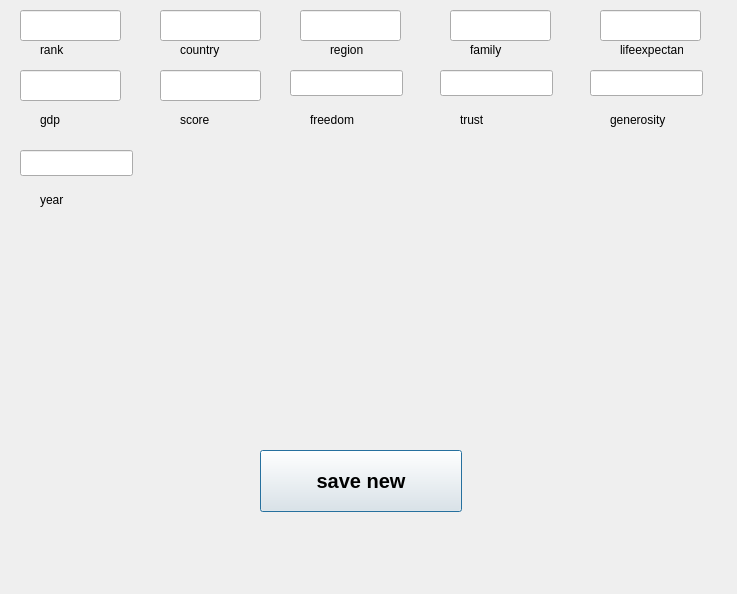
<?xml version="1.0" encoding="UTF-8"?>
<ui version="4.0">
 <class>AddWind</class>
 <widget class="QDialog" name="AddWind">
  <property name="geometry">
   <rect>
    <x>0</x>
    <y>0</y>
    <width>737</width>
    <height>594</height>
   </rect>
  </property>
  <property name="windowTitle">
   <string>Dialog</string>
  </property>
  <widget class="QLineEdit" name="happinessRank">
   <property name="geometry">
    <rect>
     <x>20</x>
     <y>10</y>
     <width>101</width>
     <height>31</height>
    </rect>
   </property>
   <property name="text">
    <string/>
   </property>
  </widget>
  <widget class="QPushButton" name="pushButton">
   <property name="geometry">
    <rect>
     <x>260</x>
     <y>450</y>
     <width>202</width>
     <height>62</height>
    </rect>
   </property>
   <property name="font">
    <font>
     <pointsize>15</pointsize>
     <bold>true</bold>
    </font>
   </property>
   <property name="text">
    <string>save new</string>
   </property>
  </widget>
  <widget class="QLabel" name="label">
   <property name="geometry">
    <rect>
     <x>40</x>
     <y>40</y>
     <width>63</width>
     <height>20</height>
    </rect>
   </property>
   <property name="text">
    <string>rank</string>
   </property>
  </widget>
  <widget class="QLabel" name="label_2">
   <property name="geometry">
    <rect>
     <x>180</x>
     <y>40</y>
     <width>63</width>
     <height>20</height>
    </rect>
   </property>
   <property name="text">
    <string>country</string>
   </property>
  </widget>
  <widget class="QLineEdit" name="country">
   <property name="geometry">
    <rect>
     <x>160</x>
     <y>10</y>
     <width>101</width>
     <height>31</height>
    </rect>
   </property>
  </widget>
  <widget class="QLineEdit" name="region">
   <property name="geometry">
    <rect>
     <x>300</x>
     <y>10</y>
     <width>101</width>
     <height>31</height>
    </rect>
   </property>
  </widget>
  <widget class="QLabel" name="label_3">
   <property name="geometry">
    <rect>
     <x>330</x>
     <y>40</y>
     <width>63</width>
     <height>20</height>
    </rect>
   </property>
   <property name="text">
    <string>region</string>
   </property>
  </widget>
  <widget class="QLineEdit" name="gdp">
   <property name="geometry">
    <rect>
     <x>20</x>
     <y>70</y>
     <width>101</width>
     <height>31</height>
    </rect>
   </property>
  </widget>
  <widget class="QLabel" name="label_4">
   <property name="geometry">
    <rect>
     <x>40</x>
     <y>110</y>
     <width>63</width>
     <height>20</height>
    </rect>
   </property>
   <property name="text">
    <string>gdp</string>
   </property>
  </widget>
  <widget class="QLabel" name="label_5">
   <property name="geometry">
    <rect>
     <x>470</x>
     <y>40</y>
     <width>63</width>
     <height>20</height>
    </rect>
   </property>
   <property name="text">
    <string>family</string>
   </property>
  </widget>
  <widget class="QLineEdit" name="socialSupport">
   <property name="geometry">
    <rect>
     <x>450</x>
     <y>10</y>
     <width>101</width>
     <height>31</height>
    </rect>
   </property>
   <property name="text">
    <string> </string>
   </property>
  </widget>
  <widget class="QLineEdit" name="lifeexpectancy">
   <property name="geometry">
    <rect>
     <x>600</x>
     <y>10</y>
     <width>101</width>
     <height>31</height>
    </rect>
   </property>
  </widget>
  <widget class="QLabel" name="label_6">
   <property name="geometry">
    <rect>
     <x>620</x>
     <y>40</y>
     <width>63</width>
     <height>20</height>
    </rect>
   </property>
   <property name="text">
    <string>lifeexpectancy</string>
   </property>
  </widget>
  <widget class="QLineEdit" name="happinessScore">
   <property name="geometry">
    <rect>
     <x>160</x>
     <y>70</y>
     <width>101</width>
     <height>31</height>
    </rect>
   </property>
  </widget>
  <widget class="QLabel" name="label_7">
   <property name="geometry">
    <rect>
     <x>180</x>
     <y>110</y>
     <width>63</width>
     <height>20</height>
    </rect>
   </property>
   <property name="text">
    <string>score</string>
   </property>
  </widget>
  <widget class="QLineEdit" name="freedom">
   <property name="geometry">
    <rect>
     <x>290</x>
     <y>70</y>
     <width>113</width>
     <height>26</height>
    </rect>
   </property>
  </widget>
  <widget class="QLabel" name="label_8">
   <property name="geometry">
    <rect>
     <x>310</x>
     <y>110</y>
     <width>63</width>
     <height>20</height>
    </rect>
   </property>
   <property name="text">
    <string>freedom</string>
   </property>
  </widget>
  <widget class="QLineEdit" name="trust">
   <property name="geometry">
    <rect>
     <x>440</x>
     <y>70</y>
     <width>113</width>
     <height>26</height>
    </rect>
   </property>
  </widget>
  <widget class="QLabel" name="label_9">
   <property name="geometry">
    <rect>
     <x>460</x>
     <y>110</y>
     <width>63</width>
     <height>20</height>
    </rect>
   </property>
   <property name="text">
    <string>trust</string>
   </property>
  </widget>
  <widget class="QLineEdit" name="generosity">
   <property name="geometry">
    <rect>
     <x>590</x>
     <y>70</y>
     <width>113</width>
     <height>26</height>
    </rect>
   </property>
  </widget>
  <widget class="QLabel" name="label_10">
   <property name="geometry">
    <rect>
     <x>610</x>
     <y>110</y>
     <width>81</width>
     <height>20</height>
    </rect>
   </property>
   <property name="text">
    <string>generosity</string>
   </property>
  </widget>
  <widget class="QLineEdit" name="year">
   <property name="geometry">
    <rect>
     <x>20</x>
     <y>150</y>
     <width>113</width>
     <height>26</height>
    </rect>
   </property>
  </widget>
  <widget class="QLabel" name="label_11">
   <property name="geometry">
    <rect>
     <x>40</x>
     <y>190</y>
     <width>63</width>
     <height>20</height>
    </rect>
   </property>
   <property name="text">
    <string>year</string>
   </property>
  </widget>
 </widget>
 <resources/>
 <connections/>
</ui>
